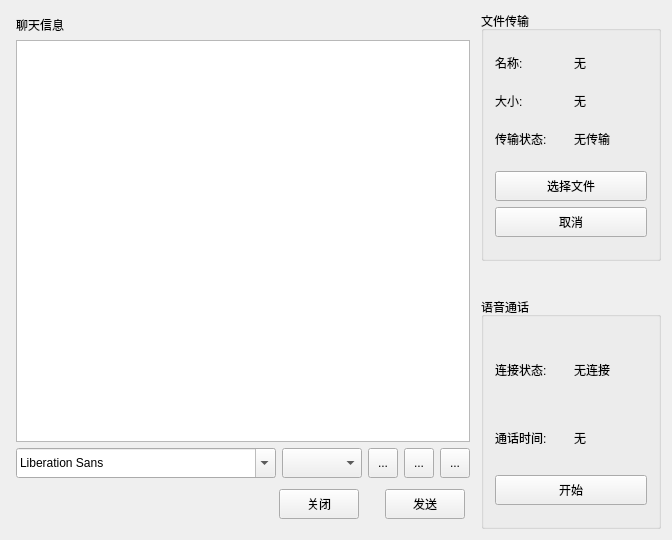
<?xml version="1.0" encoding="UTF-8"?>
<ui version="4.0">
 <class>ChatWindow</class>
 <widget class="QMainWindow" name="ChatWindow">
  <property name="geometry">
   <rect>
    <x>0</x>
    <y>0</y>
    <width>672</width>
    <height>540</height>
   </rect>
  </property>
  <property name="minimumSize">
   <size>
    <width>651</width>
    <height>523</height>
   </size>
  </property>
  <property name="windowTitle">
   <string>聊天窗口</string>
  </property>
  <widget class="QWidget" name="centralWidget">
   <layout class="QHBoxLayout" name="horizontalLayout_5">
    <item>
     <layout class="QVBoxLayout" name="verticalLayout">
      <property name="margin">
       <number>5</number>
      </property>
      <item>
       <layout class="QVBoxLayout" name="verticalLayout_7">
        <item>
         <widget class="QLabel" name="label_8">
          <property name="text">
           <string>聊天信息</string>
          </property>
         </widget>
        </item>
        <item>
         <widget class="QTextEdit" name="textEditChatMsg">
          <property name="minimumSize">
           <size>
            <width>200</width>
            <height>0</height>
           </size>
          </property>
          <property name="font">
           <font>
            <pointsize>12</pointsize>
           </font>
          </property>
          <property name="readOnly">
           <bool>true</bool>
          </property>
         </widget>
        </item>
       </layout>
      </item>
      <item>
       <layout class="QHBoxLayout" name="horizontalLayout_9">
        <property name="topMargin">
         <number>0</number>
        </property>
        <property name="bottomMargin">
         <number>0</number>
        </property>
        <item>
         <widget class="QFontComboBox" name="fontComboBox">
          <property name="minimumSize">
           <size>
            <width>0</width>
            <height>30</height>
           </size>
          </property>
          <property name="maximumSize">
           <size>
            <width>2000</width>
            <height>30</height>
           </size>
          </property>
         </widget>
        </item>
        <item>
         <widget class="QComboBox" name="comboBoxFontSize">
          <property name="minimumSize">
           <size>
            <width>0</width>
            <height>30</height>
           </size>
          </property>
          <property name="maximumSize">
           <size>
            <width>80</width>
            <height>30</height>
           </size>
          </property>
          <property name="font">
           <font>
            <pointsize>10</pointsize>
           </font>
          </property>
          <property name="toolTip">
           <string>字体大小</string>
          </property>
         </widget>
        </item>
        <item>
         <widget class="QToolButton" name="toolButtonBold">
          <property name="minimumSize">
           <size>
            <width>30</width>
            <height>30</height>
           </size>
          </property>
          <property name="toolTip">
           <string>加粗</string>
          </property>
          <property name="text">
           <string>...</string>
          </property>
          <property name="icon">
           <iconset resource="images/images.qrc">
            <normaloff>:/new/images/bold.png</normaloff>:/new/images/bold.png</iconset>
          </property>
          <property name="checkable">
           <bool>true</bool>
          </property>
         </widget>
        </item>
        <item>
         <widget class="QToolButton" name="toolButtonItalic">
          <property name="minimumSize">
           <size>
            <width>30</width>
            <height>30</height>
           </size>
          </property>
          <property name="toolTip">
           <string>倾斜</string>
          </property>
          <property name="text">
           <string>...</string>
          </property>
          <property name="icon">
           <iconset resource="images/images.qrc">
            <normaloff>:/new/images/italic.png</normaloff>:/new/images/italic.png</iconset>
          </property>
          <property name="checkable">
           <bool>true</bool>
          </property>
         </widget>
        </item>
        <item>
         <widget class="QToolButton" name="toolButtonClear">
          <property name="minimumSize">
           <size>
            <width>30</width>
            <height>30</height>
           </size>
          </property>
          <property name="toolTip">
           <string>清屏</string>
          </property>
          <property name="text">
           <string>...</string>
          </property>
          <property name="icon">
           <iconset resource="images/images.qrc">
            <normaloff>:/new/images/clear.png</normaloff>:/new/images/clear.png</iconset>
          </property>
         </widget>
        </item>
       </layout>
      </item>
      <item>
       <layout class="QVBoxLayout" name="verticalLayoutInput">
        <property name="sizeConstraint">
         <enum>QLayout::SetMaximumSize</enum>
        </property>
       </layout>
      </item>
      <item>
       <layout class="QHBoxLayout" name="horizontalLayout_4">
        <property name="margin">
         <number>5</number>
        </property>
        <item>
         <spacer name="horizontalSpacer">
          <property name="orientation">
           <enum>Qt::Horizontal</enum>
          </property>
          <property name="sizeHint" stdset="0">
           <size>
            <width>40</width>
            <height>20</height>
           </size>
          </property>
         </spacer>
        </item>
        <item>
         <widget class="QPushButton" name="pushButtonClose">
          <property name="minimumSize">
           <size>
            <width>0</width>
            <height>30</height>
           </size>
          </property>
          <property name="text">
           <string>关闭</string>
          </property>
         </widget>
        </item>
        <item>
         <spacer name="horizontalSpacer_2">
          <property name="orientation">
           <enum>Qt::Horizontal</enum>
          </property>
          <property name="sizeType">
           <enum>QSizePolicy::Fixed</enum>
          </property>
          <property name="sizeHint" stdset="0">
           <size>
            <width>20</width>
            <height>20</height>
           </size>
          </property>
         </spacer>
        </item>
        <item>
         <widget class="QPushButton" name="pushButtonSend">
          <property name="minimumSize">
           <size>
            <width>0</width>
            <height>30</height>
           </size>
          </property>
          <property name="text">
           <string>发送</string>
          </property>
         </widget>
        </item>
       </layout>
      </item>
     </layout>
    </item>
    <item>
     <layout class="QVBoxLayout" name="verticalLayout_2">
      <item>
       <widget class="QGroupBox" name="groupBox">
        <property name="minimumSize">
         <size>
          <width>180</width>
          <height>250</height>
         </size>
        </property>
        <property name="maximumSize">
         <size>
          <width>280</width>
          <height>16777215</height>
         </size>
        </property>
        <property name="title">
         <string>文件传输</string>
        </property>
        <layout class="QVBoxLayout" name="verticalLayout_4">
         <item>
          <layout class="QVBoxLayout" name="verticalLayout_3">
           <property name="bottomMargin">
            <number>10</number>
           </property>
           <item>
            <layout class="QVBoxLayout" name="verticalLayout_5">
             <property name="topMargin">
              <number>5</number>
             </property>
             <property name="bottomMargin">
              <number>10</number>
             </property>
             <item>
              <layout class="QHBoxLayout" name="horizontalLayout_6">
               <item>
                <widget class="QLabel" name="label">
                 <property name="text">
                  <string>名称:</string>
                 </property>
                </widget>
               </item>
               <item>
                <widget class="QLabel" name="labelFileName">
                 <property name="text">
                  <string>无</string>
                 </property>
                </widget>
               </item>
              </layout>
             </item>
             <item>
              <layout class="QHBoxLayout" name="horizontalLayout">
               <item>
                <widget class="QLabel" name="label_3">
                 <property name="text">
                  <string>大小:</string>
                 </property>
                </widget>
               </item>
               <item>
                <widget class="QLabel" name="labelFileSize">
                 <property name="text">
                  <string>无</string>
                 </property>
                </widget>
               </item>
              </layout>
             </item>
             <item>
              <layout class="QHBoxLayout" name="horizontalLayout_8">
               <item>
                <widget class="QLabel" name="label_5">
                 <property name="text">
                  <string>传输状态:</string>
                 </property>
                </widget>
               </item>
               <item>
                <widget class="QLabel" name="labelFileState">
                 <property name="text">
                  <string>无传输</string>
                 </property>
                </widget>
               </item>
              </layout>
             </item>
            </layout>
           </item>
           <item>
            <widget class="QPushButton" name="pushButtonChooseFile">
             <property name="minimumSize">
              <size>
               <width>0</width>
               <height>30</height>
              </size>
             </property>
             <property name="maximumSize">
              <size>
               <width>250</width>
               <height>16777215</height>
              </size>
             </property>
             <property name="text">
              <string>选择文件</string>
             </property>
            </widget>
           </item>
           <item>
            <widget class="QPushButton" name="pushButtonFileCancel">
             <property name="minimumSize">
              <size>
               <width>0</width>
               <height>30</height>
              </size>
             </property>
             <property name="maximumSize">
              <size>
               <width>250</width>
               <height>16777215</height>
              </size>
             </property>
             <property name="text">
              <string>取消</string>
             </property>
             <property name="icon">
              <iconset resource="images/images.qrc">
               <normaloff>:/new/images/color.png</normaloff>:/new/images/color.png</iconset>
             </property>
            </widget>
           </item>
          </layout>
         </item>
        </layout>
       </widget>
      </item>
      <item>
       <spacer name="verticalSpacer_2">
        <property name="orientation">
         <enum>Qt::Vertical</enum>
        </property>
        <property name="sizeType">
         <enum>QSizePolicy::Fixed</enum>
        </property>
        <property name="sizeHint" stdset="0">
         <size>
          <width>20</width>
          <height>30</height>
         </size>
        </property>
       </spacer>
      </item>
      <item>
       <widget class="QGroupBox" name="groupBox_2">
        <property name="title">
         <string>语音通话</string>
        </property>
        <layout class="QVBoxLayout" name="verticalLayout_9">
         <item>
          <layout class="QVBoxLayout" name="verticalLayout_8">
           <property name="leftMargin">
            <number>0</number>
           </property>
           <property name="topMargin">
            <number>10</number>
           </property>
           <property name="bottomMargin">
            <number>10</number>
           </property>
           <item>
            <layout class="QHBoxLayout" name="horizontalLayout_2">
             <item>
              <widget class="QLabel" name="label_9">
               <property name="text">
                <string>连接状态:</string>
               </property>
              </widget>
             </item>
             <item>
              <widget class="QLabel" name="labelAudioState">
               <property name="text">
                <string>无连接</string>
               </property>
              </widget>
             </item>
            </layout>
           </item>
           <item>
            <layout class="QHBoxLayout" name="horizontalLayout_3">
             <item>
              <widget class="QLabel" name="label_11">
               <property name="text">
                <string>通话时间:</string>
               </property>
              </widget>
             </item>
             <item>
              <widget class="QLabel" name="labelAudioTime">
               <property name="text">
                <string>无</string>
               </property>
              </widget>
             </item>
            </layout>
           </item>
           <item>
            <layout class="QHBoxLayout" name="horizontalLayout_7">
             <item>
              <widget class="QPushButton" name="pushButtonAudioStart">
               <property name="minimumSize">
                <size>
                 <width>0</width>
                 <height>30</height>
                </size>
               </property>
               <property name="maximumSize">
                <size>
                 <width>250</width>
                 <height>16777215</height>
                </size>
               </property>
               <property name="text">
                <string>开始</string>
               </property>
              </widget>
             </item>
            </layout>
           </item>
          </layout>
         </item>
        </layout>
       </widget>
      </item>
     </layout>
    </item>
   </layout>
  </widget>
 </widget>
 <layoutdefault spacing="6" margin="11"/>
 <resources>
  <include location="images/images.qrc"/>
 </resources>
 <connections/>
</ui>
